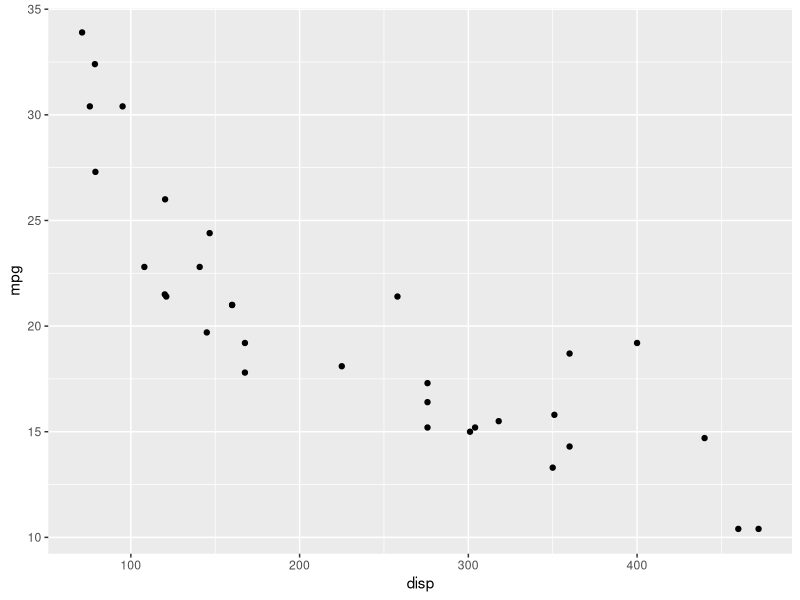
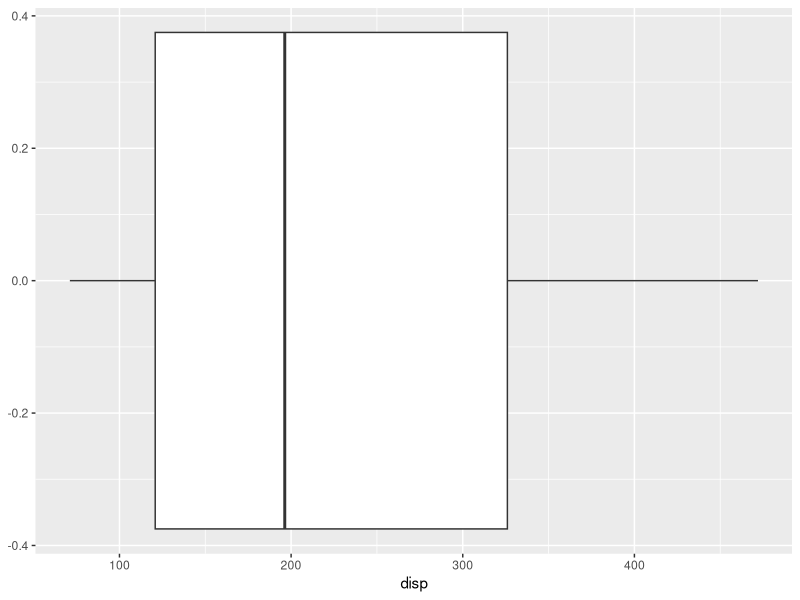
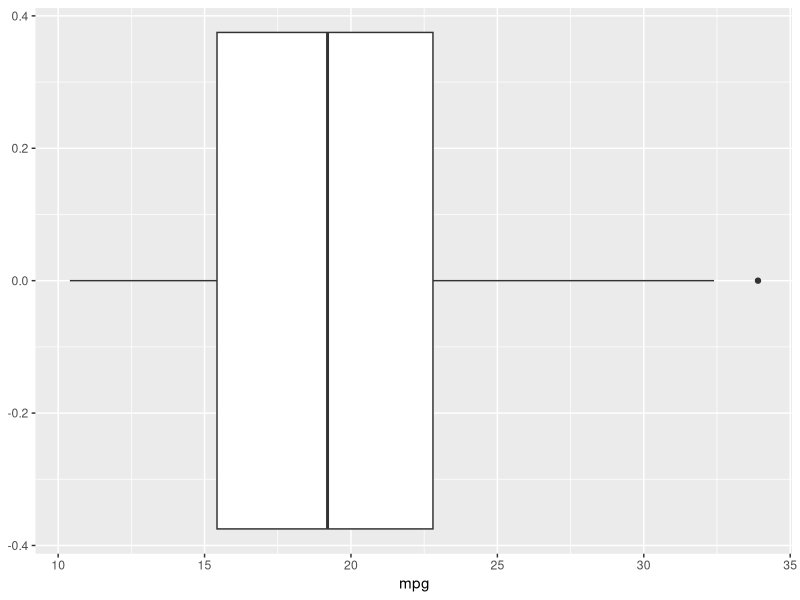

Recreate these plots in R, in order.
## ---- chunk 1
#| include: false
# "iniciliazamos" el espacio de trabajo para el código del documento 
# en una celda que se ejecuta pero no muestra código ni resultados

# borramos todos los objetos, para empezar con un espacio limpio
# (útil en las pruebas de sesión para evitar objetos externos al documento)
rm(list = ls())

# cargamos las bibliotecas necesarias
library(tidyverse)
library(rio)

# Podemos fijar el directorio de trabajo
# RECORDAR: será distinto de la sesion de R; pueder ser importante para cargar datos...
# setwd("~/Dropbox/MAD/00.TEC")
# beauty <- import("data/beauty.csv")
## ---- chunk 2
#| echo: false
#| eval: true
#| output: true
2+3
summary(mtcars)
## ---- chunk 3
#| output: true
2+3
summary(mtcars)
## ---- chunk 4
#| error: false
#| message: false
#| warning: false
library(AER)
library(Hmisc)
## ---- chunk 5
#| fig-cap: "Gráfico de dispersión"
#| fig-show: asis
library(ggplot2)
ggplot(data=mtcars) + geom_point(aes(x=disp, y=mpg))
## ---- chunk 6
#| echo: true
#| layout-ncol: 2
#| fig-show: asis
ggplot(data = mtcars) + geom_boxplot(aes(x = disp))  # en la izquierda
ggplot(data = mtcars) + geom_boxplot(aes(x = mpg))   # en la derecha
## ---- chunk 7
#| results: asis
mtcars
summary(mtcars)
## ---- chunk 8
#| results: asis
library(kableExtra)
mtcars %>% kbl()  %>%
  kable_styling()
summary(mtcars) %>% kbl()  %>%
  kable_styling()

mtcars %>% kbl()  %>%
  kable_classic(full_width = F)
summary(mtcars) %>% kbl()  %>%
  kable_minimal()
